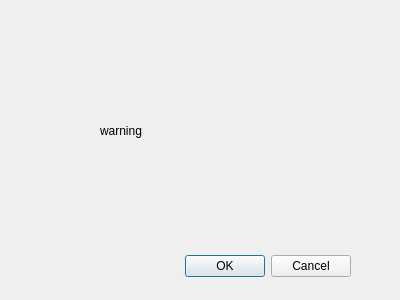
<?xml version="1.0" encoding="UTF-8"?>
<ui version="4.0">
 <class>Dialog1</class>
 <widget class="QDialog" name="Dialog1">
  <property name="geometry">
   <rect>
    <x>0</x>
    <y>0</y>
    <width>400</width>
    <height>300</height>
   </rect>
  </property>
  <property name="windowTitle">
   <string>Dialog</string>
  </property>
  <widget class="QDialogButtonBox" name="buttonBox">
   <property name="geometry">
    <rect>
     <x>10</x>
     <y>250</y>
     <width>341</width>
     <height>32</height>
    </rect>
   </property>
   <property name="orientation">
    <enum>Qt::Horizontal</enum>
   </property>
   <property name="standardButtons">
    <set>QDialogButtonBox::Cancel|QDialogButtonBox::Ok</set>
   </property>
  </widget>
  <widget class="QLabel" name="label">
   <property name="geometry">
    <rect>
     <x>100</x>
     <y>100</y>
     <width>191</width>
     <height>61</height>
    </rect>
   </property>
   <property name="text">
    <string>warning</string>
   </property>
  </widget>
 </widget>
 <resources/>
 <connections>
  <connection>
   <sender>buttonBox</sender>
   <signal>accepted()</signal>
   <receiver>Dialog1</receiver>
   <slot>accept()</slot>
   <hints>
    <hint type="sourcelabel">
     <x>248</x>
     <y>254</y>
    </hint>
    <hint type="destinationlabel">
     <x>157</x>
     <y>274</y>
    </hint>
   </hints>
  </connection>
  <connection>
   <sender>buttonBox</sender>
   <signal>rejected()</signal>
   <receiver>Dialog1</receiver>
   <slot>reject()</slot>
   <hints>
    <hint type="sourcelabel">
     <x>316</x>
     <y>260</y>
    </hint>
    <hint type="destinationlabel">
     <x>286</x>
     <y>274</y>
    </hint>
   </hints>
  </connection>
 </connections>
</ui>
